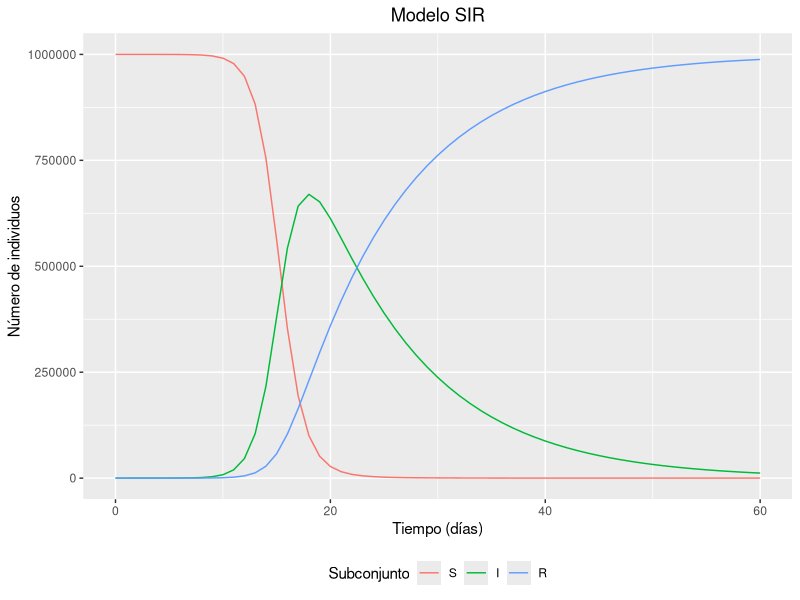
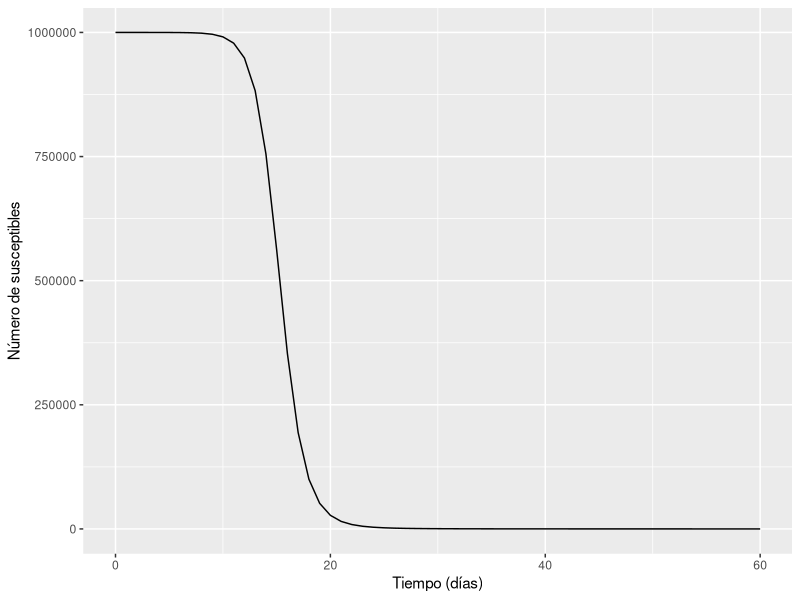
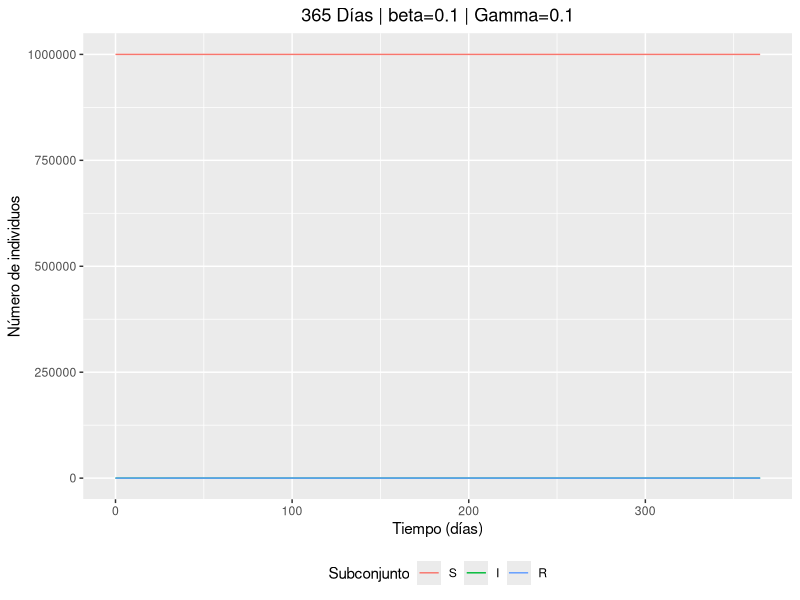
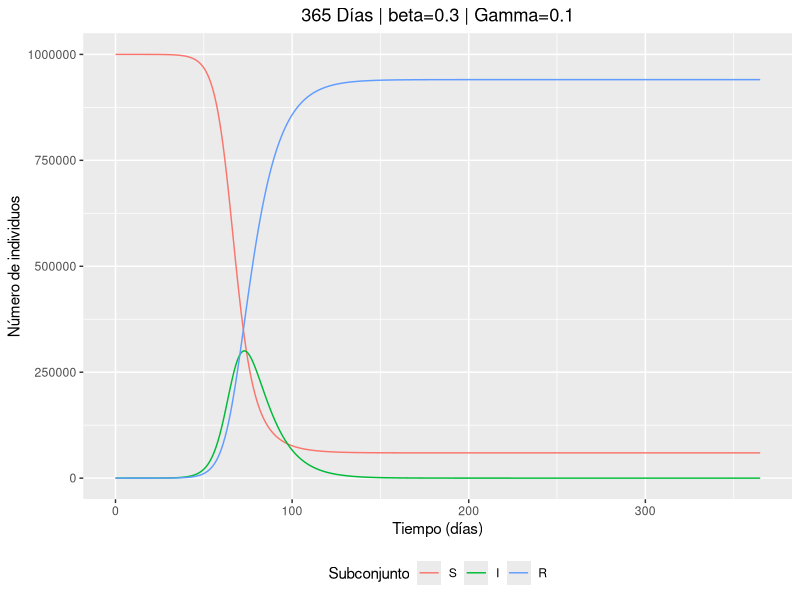
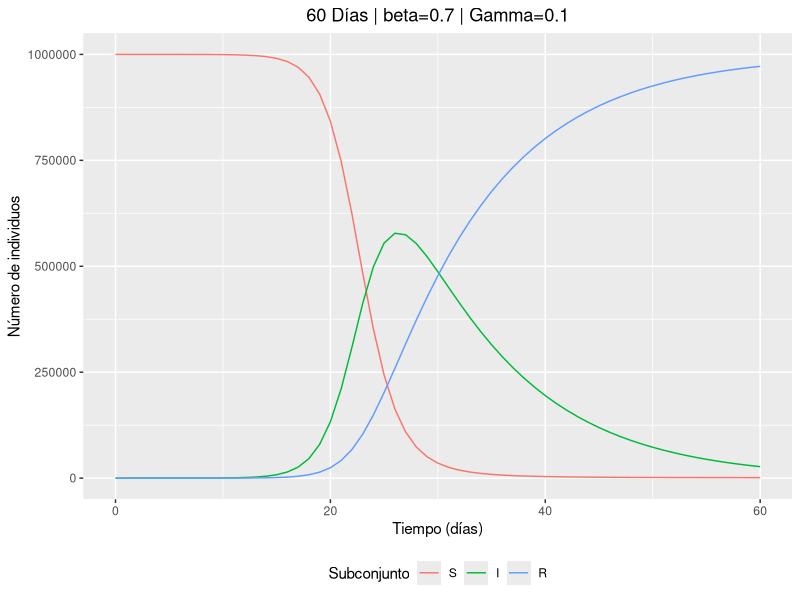
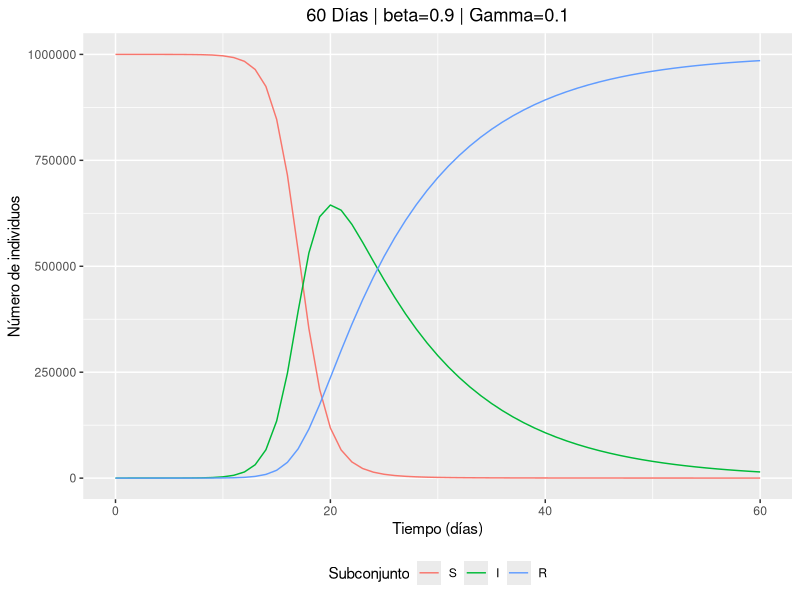
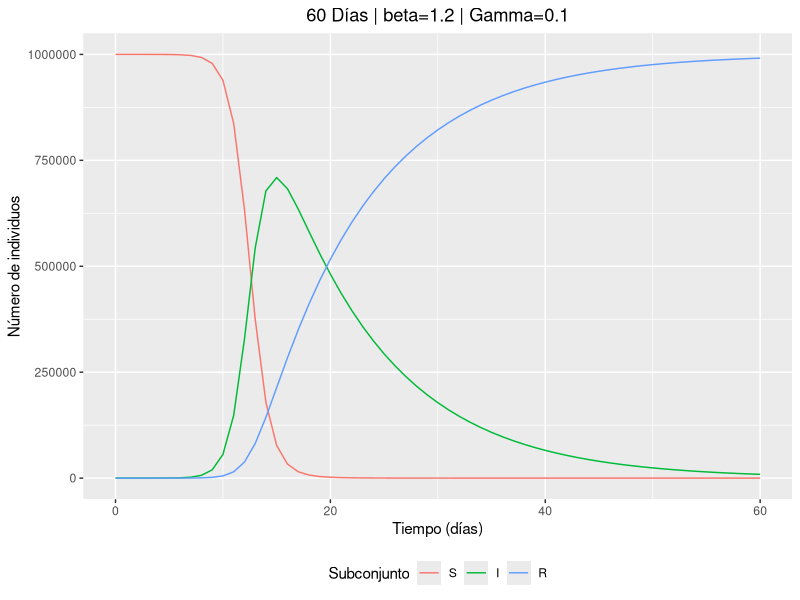
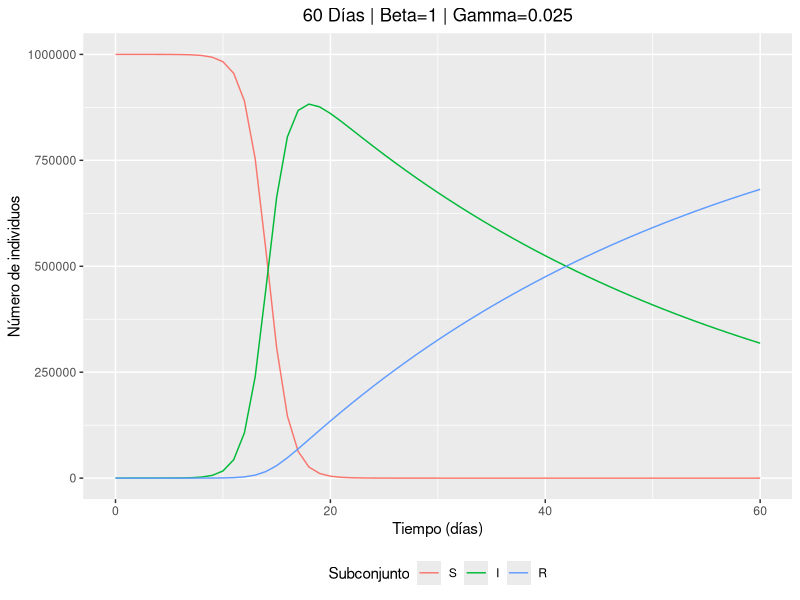

Here is the R script that generated these plots, in order:
## ---- chunk 1
knitr::opts_chunk$set(echo = TRUE)
## ---- chunk 2
# PACKAGES:
library(deSolve)
library(reshape2)
library(ggplot2)


initial_state_values <- c(S = 999999,  # Número de susceptibles inicial
                                       # 
                          I = 1,       # Se inicia con una persona infectada
                          R = 0)       # 


#razones en unidades de días^-1
parameters <- c(beta = 1,      # razón de infección
                gamma = 0.1)   # razón de recuperación

#valores de tiempo para resolver la ecuación, de 0 a 60 días
times <- seq(from = 0, to = 60, by = 1)   

sir_model <- function(time, state, parameters) {  
    with(as.list(c(state, parameters)), {# R obtendrá los nombres de variables a
                                         # partir de inputs de estados y parametros
        N <- S+I+R 
        lambda <- beta * I/N
        dS <- -lambda * S               
        dI <- lambda * S - gamma * I   
        dR <- gamma * I                 
        return(list(c(dS, dI, dR))) 
    })
}

# poner la solución del sistema de ecuaciones en forma de un dataframe
output <- as.data.frame(ode(y = initial_state_values, 
                            times = times, 
                            func = sir_model,
                            parms = parameters))
## ---- chunk 3

output_long <- melt(as.data.frame(output), id = "time")                  
titulo <- "Modelo SIR"

graficar <- function(output_long,titulo)
                      ggplot(data = output_long,                                              
       aes(x = time, y = value, colour = variable, group = variable)) +  
  geom_line() +
  xlab("Tiempo (días)")+                                                   
  ylab("Número de individuos") +                                             
  labs(colour = "Subconjunto") +
  ggtitle(titulo) +
  theme(legend.position = "bottom", plot.title = element_text(hjust = 0.5))

graficar(output_long,titulo)
## ---- chunk 4
knitr::opts_chunk$set(fig.height = 2.9, fig.align = "center")
#Obtenemos el valor máximo de la columna I
I_max <- max(subset(output,select=I))
print(I_max)
## ---- chunk 5
#Solo imprimimos la fila. 
subset(output, I == I_max)
## ---- chunk 6
#grafica
output_susceptiples<-output[,1:2]
output_susceptiples<- melt(as.data.frame(output), id = "time")  
output_long <- melt(as.data.frame(output), id = "time")                  

output_susceptiples<-output[,1:2]
ggplot(data = output_susceptiples,                         
       aes(x = time, y = S,) )+ 
  geom_line() +                                                          
  xlab("Tiempo (días)")+                                                   
  ylab("Número de susceptibles")+                                           
  labs(colour = "Subconjunto") +
  theme(legend.position = "bottom")
## ---- chunk 7
# mitad de suceptibles
NS=initial_state_values[1]
print('mitad de susceptibles=')
NS/2
#tiempo en llegar a la mitad de suceptibles
times2 <- seq(from = 0, to = 20, by = .0001)
output2 <- as.data.frame(ode(y = initial_state_values, 
                             times = times2, 
                             func = sir_model,
                             parms = parameters))
fila<- output2[output2$S < 500010 & output2$S > 499990,];
print('Número de días para alcanzar la mitad de susceptibles')
dias=fila[,1];dias

## ---- chunk 8

##Beta=0.1
#definimos los nuevos parámetros
parameters <- c(beta = 0.1, gamma = 0.1)
#cambiamos el lapso de tiempo
times <- seq(from = 0, to = 365, by = 1)   

output <- as.data.frame(ode(y = initial_state_values, times = times, func = sir_model,parms = parameters))
output_long <- melt(as.data.frame(output), id = "time")
titulo <- "365 Días | beta=0.1 | Gamma=0.1"
graficar(output_long,titulo)

##Beta=0.3
#definimos los nuevos parámetros
parameters <- c(beta = 0.3, gamma = 0.1)

output <- as.data.frame(ode(y = initial_state_values, times = times, func = sir_model,parms = parameters))
output_long <- melt(as.data.frame(output), id = "time")
titulo <- "365 Días | beta=0.3 | Gamma=0.1"
graficar(output_long,titulo)

##Beta=0.7
#definimos los nuevos parámetros
parameters <- c(beta = 0.7, gamma = 0.1)
#cambiamos el lapso de tiempo
times <- seq(from = 0, to = 60, by = 1)   

output <- as.data.frame(ode(y = initial_state_values, times = times, func = sir_model,parms = parameters))
output_long <- melt(as.data.frame(output), id = "time")
titulo <- "60 Días | beta=0.7 | Gamma=0.1"
graficar(output_long,titulo)

##Beta=0.9
#definimos los nuevos parámetros
parameters <- c(beta = 0.9, gamma = 0.1)

output <- as.data.frame(ode(y = initial_state_values, times = times, func = sir_model,parms = parameters))
output_long <- melt(as.data.frame(output), id = "time")
titulo <- "60 Días | beta=0.9 | Gamma=0.1"
graficar(output_long,titulo)

##Beta=1.2
#definimos los nuevos parámetros
  parameters <- c(beta = 1.2, gamma = 0.1)

output <- as.data.frame(ode(y = initial_state_values, times = times, func = sir_model,parms = parameters))
output_long <- melt(as.data.frame(output), id = "time")
titulo <- "60 Días | beta=1.2 | Gamma=0.1"
graficar(output_long,titulo)
## ---- chunk 9
knitr::opts_chunk$set(fig.height = 2.8)
knitr::opts_chunk$set(fig.align = "center")
# PACKAGES:
library(deSolve)
library(reshape2)
library(ggplot2)


initial_state_values <- c(S = 999999,  # Número de susceptibles inicial
                                       # 
                          I = 1,       # Se inicia con una persona infectada
                          R = 0)       # 


#razones en unidades de días^-1
parameters <- c(beta = 1,      # razón de infección
                gamma = 0.025)   # razón de recuperación

#valores de tiempo para resolver la ecuación, de 0 a 60 días
times <- seq(from = 0, to = 60, by = 1)   

sir_model <- function(time, state, parameters) {  
    with(as.list(c(state, parameters)), {# R obtendrá los nombres de variables a
                                         # partir de inputs de estados y parametros
        N <- S+I+R 
        lambda <- beta * I/N
        dS <- -lambda * S               
        dI <- lambda * S - gamma * I   
        dR <- gamma * I                 
        return(list(c(dS, dI, dR))) 
    })
}

# poner la solución del sistema de ecuaciones en forma de un dataframe
output <- as.data.frame(ode(y = initial_state_values, 
                            times = times, 
                            func = sir_model,
                            parms = parameters))

## ---- chunk 10

output_long <- melt(as.data.frame(output), id = "time")                  

ggplot(data = output_long,                                              
       aes(x = time, y = value, colour = variable, group = variable),width=5,height=8) +  
  geom_line() +    
  xlab("Tiempo (días)")+                                                   
  ylab("Número de individuos") +
  labs(colour = "Subconjunto") +
  ggtitle("60 Días | Beta=1 | Gamma=0.025")+
  theme(legend.position = "bottom", plot.title = element_text(hjust = 0.5))

## ---- chunk 11

# PACKAGES:
library(deSolve)
library(reshape2)
library(ggplot2)


initial_state_values <- c(S = 999999,  # Número de susceptibles inicial
                                       # 
                          I = 1,       # Se inicia con una persona infectada
                          R = 0)       # 


#razones en unidades de días^-1
parameters <- c(beta = 1,      # razón de infección
                gamma = 0.2)   # razón de recuperación

#valores de tiempo para resolver la ecuación, de 0 a 60 días
times <- seq(from = 0, to = 60, by = 1)   

sir_model <- function(time, state, parameters) {  
    with(as.list(c(state, parameters)), {# R obtendrá los nombres de variables a
                                         # partir de inputs de estados y parametros
        N <- S+I+R 
        lambda <- beta * I/N
        dS <- -lambda * S               
        dI <- lambda * S - gamma * I   
        dR <- gamma * I                 
        return(list(c(dS, dI, dR))) 
    })
}

# poner la solución del sistema de ecuaciones en forma de un dataframe
output <- as.data.frame(ode(y = initial_state_values, 
                            times = times, 
                            func = sir_model,
                            parms = parameters))

## ---- chunk 12

output_long <- melt(as.data.frame(output), id = "time")                  

ggplot(data = output_long,                                              
       aes(x = time, y = value, colour = variable, group = variable, width=4, height=4,)) +  
  geom_line() +    
  xlab("Tiempo (días)")+                                                   
  ylab("Número de individuos") +
  labs(colour = "Subconjunto") +
  ggtitle("60 Días | Beta=1 | Gamma=0.2")+
  theme(legend.position = "bottom", plot.title = element_text(hjust = 0.5))

## ---- chunk 13

# PACKAGES:
library(deSolve)
library(reshape2)
library(ggplot2)


initial_state_values <- c(S = 999999,  # Número de susceptibles inicial
                                       # 
                          I = 1,       # Se inicia con una persona infectada
                          R = 0)       # 


#razones en unidades de días^-1
parameters <- c(beta = 1,      # razón de infección
                gamma = 0.5)   # razón de recuperación

#valores de tiempo para resolver la ecuación, de 0 a 60 días
times <- seq(from = 0, to = 60, by = 1)   

sir_model <- function(time, state, parameters) {  
    with(as.list(c(state, parameters)), {# R obtendrá los nombres de variables a
                                         # partir de inputs de estados y parametros
        N <- S+I+R 
        lambda <- beta * I/N
        dS <- -lambda * S               
        dI <- lambda * S - gamma * I   
        dR <- gamma * I                 
        return(list(c(dS, dI, dR))) 
    })
}

# poner la solución del sistema de ecuaciones en forma de un dataframe
output <- as.data.frame(ode(y = initial_state_values, 
                            times = times, 
                            func = sir_model,
                            parms = parameters))

## ---- chunk 14

output_long <- melt(as.data.frame(output), id = "time")                  

ggplot(data = output_long,                                              
       aes(x = time, y = value, colour = variable, group = variable)) +  
  geom_line() +    
  xlab("Tiempo (días)")+                                                   
  ylab("Número de individuos") +
  labs(colour = "Subconjunto") +
  ggtitle("60 Días | Beta=1 | gamma=0.5")+
  theme(legend.position = "bottom", plot.title = element_text(hjust = 0.5))

## ---- chunk 15

# PACKAGES:
library(deSolve)
library(reshape2)
library(ggplot2)


initial_state_values <- c(S = 999999,  # Número de susceptibles inicial
                                       # 
                          I = 1,       # Se inicia con una persona infectada
                          R = 0)       # 


#razones en unidades de días^-1
parameters <- c(beta = 1,      # razón de infección
                gamma = 1)   # razón de recuperación

#valores de tiempo para resolver la ecuación, de 0 a 60 días
times <- seq(from = 0, to = 365, by = 1)   

sir_model <- function(time, state, parameters) {  
    with(as.list(c(state, parameters)), {# R obtendrá los nombres de variables a
                                         # partir de inputs de estados y parametros
        N <- S+I+R 
        lambda <- beta * I/N
        dS <- -lambda * S               
        dI <- lambda * S - gamma * I   
        dR <- gamma * I                 
        return(list(c(dS, dI, dR))) 
    })
}

# poner la solución del sistema de ecuaciones en forma de un dataframe
output <- as.data.frame(ode(y = initial_state_values, 
                            times = times, 
                            func = sir_model,
                            parms = parameters))

## ---- chunk 16

output_long <- melt(as.data.frame(output), id = "time")                  

ggplot(data = output_long,                                              
       aes(x = time, y = value, colour = variable, group = variable)) +  
  geom_line() +    
  xlab("Tiempo (días)")+                                                   
  ylab("Número de individuos") +
  labs(colour = "Subconjunto") +
  ggtitle("365 Días | Beta=1 | Gamma=1")+
  theme(legend.position = "bottom", plot.title = element_text(hjust = 0.5))
